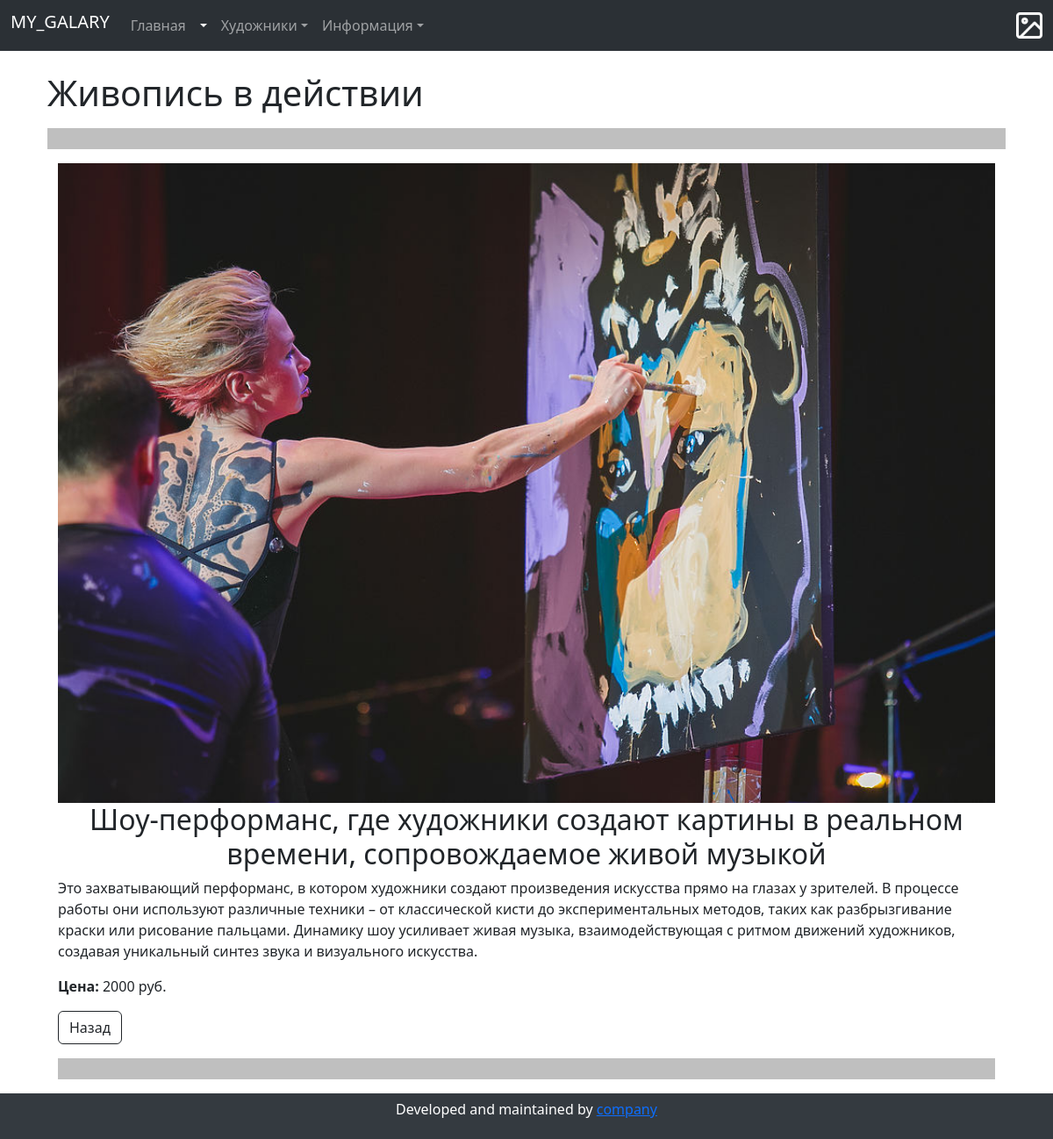
Screenshot of /controlWork1/page1_show/1 with the database file from the repository.
### controlWork1/models.py (models this page shows, shortened)
class Show(models.Model):
    title = models.CharField("Название шоу", max_length=255, unique=True)
    info = models.TextField("Краткая информация")
    all_info = models.TextField("Полная информация")
    img = models.ImageField(
        "Изображение", upload_to="shows_images/", null=True, blank=True
    )
    price = models.IntegerField(
        "Цена (руб.)",
        validators=[MinValueValidator(0, "Цена не может быть отрицательной.")],
        null=True,
        blank=True,
    )
    class Meta:
        verbose_name = "Шоу"
        verbose_name_plural = "Шоу"
        ordering = ["id"]

### controlWork1/views.py (the view)
# urls.py: path('page1_show/<int:show_id>', views.page1_show, name='page1_show'),
def page1_show(request, show_id: int):
    try:
        current_show = Show.objects.get(pk=show_id)
        context = {"cur_show": current_show, "page_title": current_show.title}
        return render(request, "page1_show.html", context)
    except Show.DoesNotExist:
        error = "Такой шоу программы нет в нашей галлерее"
        context = {"error": error}
        return render(request, "page1_show.html", context)

### controlWork1/templates/page1_show.html (shortened to what this page needs)
{% extends 'main_page.html' %}
{% load static %}
    {% block css %}
    <link href="{% static 'controlWork1Css/page1_show.css' %}" rel="stylesheet">
    {% endblock %}
    {% block content %}
    <div class='container mt-4'>
    {% if error %}
    <h2 style="color: red;">{{ error }}</h2>
    {% else %}
    <div class='container'>
        <h1>{{cur_show.title}}</h1>
        <hr>
        <div class="container text-left">
          <div class="row">
            <div class="col">
                <img src="{{ cur_show.img.url }}", width="100%">
                <h2 class="text-center">{{cur_show.info}}</h2>
                <p>{{cur_show.all_info}}</p>
                <p><b>Цена: </b>{{cur_show.price}} руб.</p>
                <a href="{% url 'controlWork1:page1' %}"><button type="button" class="btn btn-outline-dark">Назад</button></a>
            </div>
          </div>
          <hr>
        </div>
    </div>
    {% endif %}
    </div>
    {% endblock %}

### static/controlWork1Css/page1_show.css (style rules this page uses)
html, body { height: 100%; margin: 0; display: flex; flex-direction: column; }
hr { color: black; width: 100%; border-width: 1.5rem; }
.container { flex: 1; }

### rows the page displays
Show: title "Живопись в действии", img (picture), info "Шоу-перформанс, где художники создают картины в реальном времени, сопровождаемое живой музыкой", all_info "Это захватывающий перформанс, в котором художники создают произведения искусства прямо на глазах у зрителей. В процессе работы они используют различные техники – от классической кисти до экспериментальных методов, таких как разбрызгивание краски или рисование пальцами. Динамику шоу усиливает живая музыка, взаимодействующая с ритмом движений художников, создавая уникальный синтез звука и визуального искусства.", price "2000"
